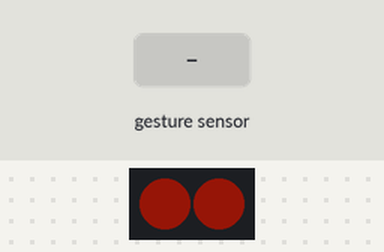
Recording of a program running on a simulated CircuitPython board. Parts: 2 RGB LEDs in strip order, left to right. The inputs (shaded band) are chosen by the test bench. Dim RGB values are drawn brighter than linear; random numbers come from a fixed seed; USB keyboard and mouse output is not drawn.

Above: at 1.2 s.
1.3 s: hand swiped left over the gesture sensor
At 2.3 s:
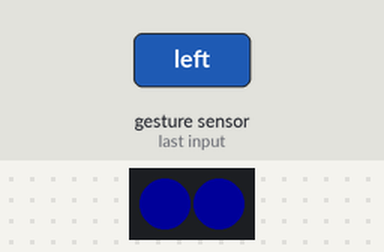
At 3.3 s:
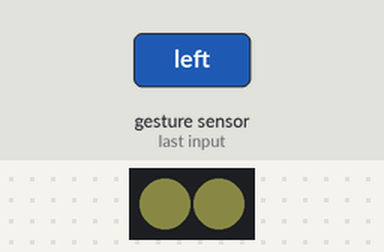
4.3 s: hand swiped up over the gesture sensor
At 5.3 s:
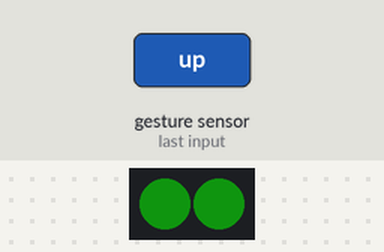
Timing chart, 0 to 13.3 s (numbered marks = the images above; inputs shaded):
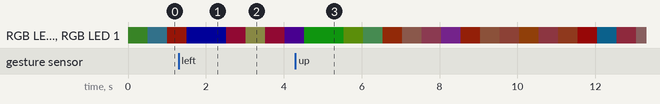

The program:

code.py
```python
# Youtube Proximity Controller
import board
import usb_hid
from adafruit_hid.keyboard import Keyboard
from adafruit_hid.keycode import Keycode
import neopixel
import random
import time
from adafruit_apds9960.apds9960 import APDS9960

apds = APDS9960(board.I2C())  # initializes the I2C bus then the APDS-9960 library
keyboard = Keyboard(usb_hid.devices) #sets up keyboard
pixels = neopixel.NeoPixel(board.NEOPIXEL, 2)  # activates the two LED on the board
pixels.brightness = 0.1
# if gesture is enabled, proximity wont be reliable

apds.enable_proximity = True  # proximity produces value from 0-255 with apds.proximity
apds.enable_gesture = True  # uses gesture function
"""
e.g. gesture = apds.gesture()
the four gestures are up, down, left, and right
with function returning values 1 through 4, in that order
"""

def temp_rainbow_rgb(r, g, b): #default rainbow when no controls in effect, for now its random colors
    new_r = random.randint(0, 255)
    new_g = random.randint(0, 255 - new_r)
    new_b = (255 - new_r - new_g)
    pixels.fill((((new_r + r)/2), ((new_g + g)/2), ((new_b + b)/2)))
    time.sleep(0.5)
    r = random.randint(0, 255)
    g = random.randint(0, 255 - r)
    b = (255 - r - g)

    return r, g, b

r = 0
g = 0
b = 0

while True:
    r, g, b = temp_rainbow_rgb(r, g, b)
    gesture = apds.gesture()

    if gesture == 1: #up -> right
        pixels.fill((25, 200, 25))
        time.sleep(1)
        keyboard.send(Keycode.L)
    elif gesture == 2: #down -> left
        pixels.fill((200, 10, 10))
        time.sleep(1)
        keyboard.send(Keycode.J)
    elif gesture == 3: #left -> up
        pixels.fill((0, 0, 255))
        time.sleep(1)
        keyboard.send(Keycode.K)
    elif gesture == 4: #right -> down
        pixels.fill((128,0,128))
        time.sleep(1)
        keyboard.send(Keycode.SPACE)
```
